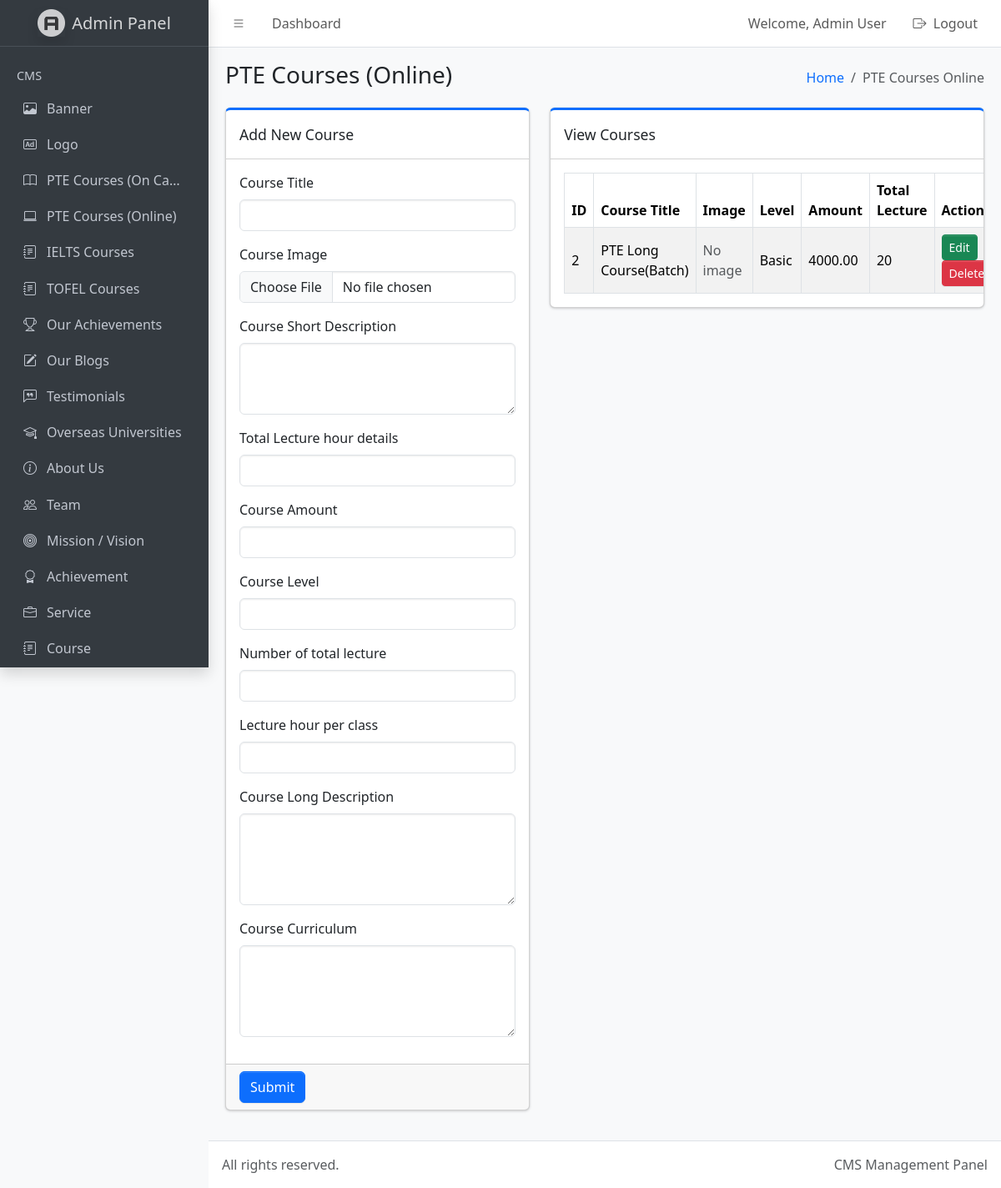
The page /admin/dist/pte-courses-online.php (signed in) on the database its author committed.
### tables this page shows
CREATE TABLE `pte_courses_online` (
  `id` int(11) NOT NULL,
  `course_title` varchar(255) NOT NULL,
  `course_short_description` text NOT NULL,
  `lecture_hour_details` varchar(255) NOT NULL,
  `course_amount` decimal(10,2) NOT NULL,
  `course_level` varchar(100) NOT NULL,
  `total_lecture` int(11) NOT NULL,
  `how_many_hour_lecture` varchar(100) NOT NULL,
  `course_long_description` longtext NOT NULL,
  `course_curriculum` longtext NOT NULL,
  `created_at` timestamp NOT NULL DEFAULT current_timestamp()
);

### admin/dist/pte-courses-online.php (the view, shortened to what this page needs)
<?php
require_once '../../db.php';
$edit_mode = false;
$edit_data = [
    'id' => '',
    'course_title' => '',
    'course_image' => '',
    'course_short_description' => '',
    'lecture_hour_details' => '',
    'course_amount' => '',
    'course_level' => '',
    'total_lecture' => '',
    'how_many_hour_lecture' => '',
    'course_long_description' => '',
    'course_curriculum' => ''
];
?>
<!doctype html>
<html lang="en">
  <head>
    <link
      rel="stylesheet"
      href="https://cdn.jsdelivr.net/npm/@fontsource/source-sans-3@5.0.12/index.css"
      media="print"
      onload="this.media='all'"
    />
    <link
      rel="stylesheet"
      href="https://cdn.jsdelivr.net/npm/overlayscrollbars@2.11.0/styles/overlayscrollbars.min.css"
    />
    <link
      rel="stylesheet"
      href="https://cdn.jsdelivr.net/npm/bootstrap-icons@1.13.1/font/bootstrap-icons.min.css"
    />
    <link rel="stylesheet" href="./css/adminlte.css" />
    <link
      rel="stylesheet"
      href="https://cdn.jsdelivr.net/npm/summernote@0.8.20/dist/summernote-lite.min.css"
    />
  </head>
  <body class="layout-fixed sidebar-expand-lg bg-body-tertiary">
    <div class="app-wrapper">
      <nav class="app-header navbar navbar-expand bg-body">
        <div class="container-fluid">
          <ul class="navbar-nav">
            <li class="nav-item">
              <a class="nav-link" data-lte-toggle="sidebar" href="#" role="button">
                <i class="bi bi-list"></i>
              </a>
            </li>
            <li class="nav-item d-none d-md-block">
              <a href="index.php" class="nav-link">Dashboard</a>
            </li>
          </ul>
          <ul class="navbar-nav ms-auto">
            <li class="nav-item d-none d-md-block">
              <span class="nav-link">
                Welcome,
                <?php echo isset($_SESSION['name']) ? htmlspecialchars($_SESSION['name']) : 'Admin'; ?>
              </span>
            </li>
            <li class="nav-item">
              <a href="logout.php" class="nav-link">
                <i class="bi bi-box-arrow-right me-1"></i> Logout
              </a>
            </li>
          </ul>
        </div>
      </nav>
      <aside class="app-sidebar bg-body-secondary shadow" data-bs-theme="dark">
        <div class="sidebar-brand">
          <a href="index.php" class="brand-link">
            <img
              src="./assets/img/AdminLTELogo.png"
              alt="Admin Logo"
              class="brand-image opacity-75 shadow"
            />
            <span class="brand-text fw-light">Admin Panel</span>
          </a>
        </div>
        <div class="sidebar-wrapper">
          <nav class="mt-2">
  <ul
    class="nav sidebar-menu flex-column"
    data-lte-toggle="treeview"
    role="navigation"
    aria-label="Main navigation"
    data-accordion="false"
    id="navigation"
  >
    <li class="nav-header">CMS</li>
    <li class="nav-item">
      <a href="index.php" class="nav-link">
        <i class="nav-icon bi bi-image"></i>
        <p>Banner</p>
      </a>
    </li>
    <li class="nav-item">
      <a href="logo.php" class="nav-link">
        <i class="nav-icon bi bi-badge-ad"></i>
        <p>Logo</p>
      </a>
    </li>
    <li class="nav-item">
      <a href="pte-courses-campus.php" class="nav-link">
        <i class="nav-icon bi bi-book"></i>
        <p>PTE Courses (On Campus)</p>
      </a>
    </li>
    <li class="nav-item">
      <a href="pte-courses-online.php" class="nav-link">
        <i class="nav-icon bi bi-laptop"></i>
        <p>PTE Courses (Online)</p>
      </a>
    </li>
    <li class="nav-item">
      <a href="ielts-courses.php" class="nav-link">
        <i class="nav-icon bi bi-journal-text"></i>
        <p>IELTS Courses</p>
      </a>
    </li>
    <li class="nav-item">
      <a href="tofel-courses.php" class="nav-link">
        <i class="nav-icon bi bi-journal-text"></i>
        <p>TOFEL Courses</p>
      </a>
    </li>
    <li class="nav-item">
      <a href="our-achievements.php" class="nav-link">
        <i class="nav-icon bi bi-trophy"></i>
        <p>Our Achievements</p>
      </a>
    </li>
    <li class="nav-item">
      <a href="blogs.php" class="nav-link">
        <i class="nav-icon bi bi-pencil-square"></i>
        <p>Our Blogs</p>
      </a>
    </li>
    <li class="nav-item">
      <a href="testimonials.php" class="nav-link">
        <i class="nav-icon bi bi-chat-left-quote"></i>
        <p>Testimonials</p>
      </a>
    </li>
    <li class="nav-item">
      <a href="overseas-universities.php" class="nav-link">
        <i class="nav-icon bi bi-mortarboard"></i>
        <p>Overseas Universities</p>
      </a>
    </li>
    <li class="nav-item">
      <a href="about-us.php" class="nav-link">
        <i class="nav-icon bi bi-info-circle"></i>
        <p>About Us</p>
      </a>
    </li>
    <li class="nav-item">
      <a href="team.php" class="nav-link">
        <i class="nav-icon bi bi-people"></i>
        <p>Team</p>
      </a>
    </li>
    <li class="nav-item">
      <a href="mission-vision.php" class="nav-link">
        <i class="nav-icon bi bi-bullseye"></i>
        <p>Mission / Vision</p>
      </a>
    </li>
    <li class="nav-item">
      <a href="achievement.php" class="nav-link">
        <i class="nav-icon bi bi-award"></i>
        <p>Achievement</p>
      </a>
    </li>
    <li class="nav-item">
      <a href="services.php" class="nav-link">
        <i class="nav-icon bi bi-briefcase"></i>
        <p>
          Service
        </p>
      </a>
    </li>
    <li class="nav-item">
      <a href="courses.php" class="nav-link">
        <i class="nav-icon bi bi-journal-text"></i>
        <p>
          Course
        </p>
      </a>
    </li>
  </ul>
</nav>
        </div>
      </aside>
      <main class="app-main">
        <div class="app-content-header">
          <div class="container-fluid">
            <div class="row">
              <div class="col-sm-6">
                <h3 class="mb-0">PTE Courses (Online)</h3>
              </div>
              <div class="col-sm-6">
                <ol class="breadcrumb float-sm-end">
                  <li class="breadcrumb-item"><a href="index.php">Home</a></li>
                  <li class="breadcrumb-item active" aria-current="page">PTE Courses Online</li>
                </ol>
              </div>
            </div>
          </div>
        </div>
        <div class="app-content">
          <div class="container-fluid">
            <div class="row">
              <div class="col-md-5">
                <div class="card card-primary card-outline mb-4">
                  <div class="card-header">
                    <div class="card-title">
                      <?php echo $edit_mode ? 'Edit Course' : 'Add New Course'; ?>
                    </div>
                  </div>
                  <form action="" method="post" enctype="multipart/form-data">
                    <div class="card-body">
                      <div class="mb-3">
                        <label class="form-label">Course Title</label>
                        <input type="text" name="course_title" class="form-control" value="<?php echo htmlspecialchars($edit_data['course_title']); ?>">
                      </div>
                      <div class="mb-3">
                        <label class="form-label">Course Image</label>
                        <input type="file" name="course_image" class="form-control" accept=".jpg,.jpeg,.png,.gif,.webp">
                      </div>
                      <div class="mb-3">
                        <label class="form-label">Course Short Description</label>
                        <textarea name="course_short_description" class="form-control" rows="3"><?php echo htmlspecialchars($edit_data['course_short_description']); ?></textarea>
                      </div>
                      <div class="mb-3">
                        <label class="form-label">Total Lecture hour details</label>
                        <input type="text" name="lecture_hour_details" class="form-control" value="<?php echo htmlspecialchars($edit_data['lecture_hour_details']); ?>">
                      </div>
                      <div class="mb-3">
                        <label class="form-label">Course Amount</label>
                        <input type="text" name="course_amount" class="form-control" value="<?php echo htmlspecialchars($edit_data['course_amount']); ?>">
                      </div>
                      <div class="mb-3">
                        <label class="form-label">Course Level</label>
                        <input type="text" name="course_level" class="form-control" value="<?php echo htmlspecialchars($edit_data['course_level']); ?>">
                      </div>
                      <div class="mb-3">
                        <label class="form-label">Number of total lecture</label>
                        <input type="number" name="total_lecture" class="form-control" value="<?php echo htmlspecialchars($edit_data['total_lecture']); ?>">
                      </div>
                      <div class="mb-3">
                        <label class="form-label">Lecture hour per class</label>
                        <input type="text" name="how_many_hour_lecture" class="form-control" value="<?php echo htmlspecialchars($edit_data['how_many_hour_lecture']); ?>">
                      </div>
                      <div class="mb-3">
                        <label class="form-label">Course Long Description</label>
                        <textarea name="course_long_description" id="course_long_description" class="form-control" rows="4"><?php echo htmlspecialchars($edit_data['course_long_description']); ?></textarea>
                      </div>
                      <div class="mb-3">
                        <label class="form-label">Course Curriculum</label>
                        <textarea name="course_curriculum" id="course_curriculum" class="form-control" rows="4"><?php echo htmlspecialchars($edit_data['course_curriculum']); ?></textarea>
                      </div>
                    </div>
                    <div class="card-footer">
                      <button type="submit" name="submit_course" class="btn btn-primary">
                        <?php echo $edit_mode ? 'Update' : 'Submit'; ?>
                      </button>
                    </div>
                  </form>
                </div>
              </div>
              <div class="col-md-7">
                <div class="card card-primary card-outline mb-4">
                  <div class="card-header">
                    <div class="card-title">View Courses</div>
                  </div>
                  <div class="card-body table-responsive">
                    <table class="table table-bordered table-striped align-middle">
                      <thead>
                        <tr>
                          <th style="width: 50px;">ID</th>
                          <th>Course Title</th>
                          <th style="width: 110px;">Image</th>
                          <th>Level</th>
                          <th>Amount</th>
                          <th>Total Lecture</th>
                          <th style="width: 150px;">Action</th>
                        </tr>
                      </thead>
                      <tbody>
                        <?php
                        $course_query = mysqli_query($conn, "SELECT * FROM pte_courses_online ORDER BY id DESC");
                        if ($course_query && mysqli_num_rows($course_query) > 0) {
                            while ($row = mysqli_fetch_assoc($course_query)) {
                        ?>
                          <tr>
                            <td><?php echo $row['id']; ?></td>
                            <td><?php echo htmlspecialchars($row['course_title']); ?></td>
                            <td>
                              <?php if (!empty($row['course_image'])) { ?>
                                <img src="<?php echo htmlspecialchars(admin_image_src($row['course_image'])); ?>" alt="Course Image" class="course-image-preview">
                              <?php } else { ?>
                                <span class="text-muted">No image</span>
                              <?php } ?>
                            </td>
                            <td><?php echo htmlspecialchars($row['course_level']); ?></td>
                            <td><?php echo htmlspecialchars($row['course_amount']); ?></td>
                            <td><?php echo htmlspecialchars($row['total_lecture']); ?></td>
                            <td>
                              <a href="pte-courses-online.php?edit_id=<?php echo $row['id']; ?>" class="btn btn-success btn-sm">
                                Edit
                              </a>
                              <a
                                href="pte-courses-online.php?delete_id=<?php echo $row['id']; ?>"
                                class="btn btn-danger btn-sm"
                                onclick="return confirm('Are you sure you want to delete this course?')"
                              >
                                Delete
                              </a>
                            </td>
                          </tr>
                        <?php
                            }
                        } else {
                        ?>
                          <tr>
                            <td colspan="7" class="text-center">No course found.</td>
                          </tr>
                        <?php } ?>
                      </tbody>
                    </table>
                  </div>
                </div>
              </div>
            </div>
          </div>
        </div>
      </main>
      <footer class="app-footer">
        <div class="float-end d-none d-sm-inline">CMS Management Panel</div>
        All rights reserved.
      </footer>
    </div>
  </body>
</html>

### rows shown on the page
pte_courses_online: id "2", course_title "PTE Long Course(Batch)", course_level "Basic", course_amount "4000.00", total_lecture "20"

### other values the page prints
$_SESSION['name'] "Admin User"
